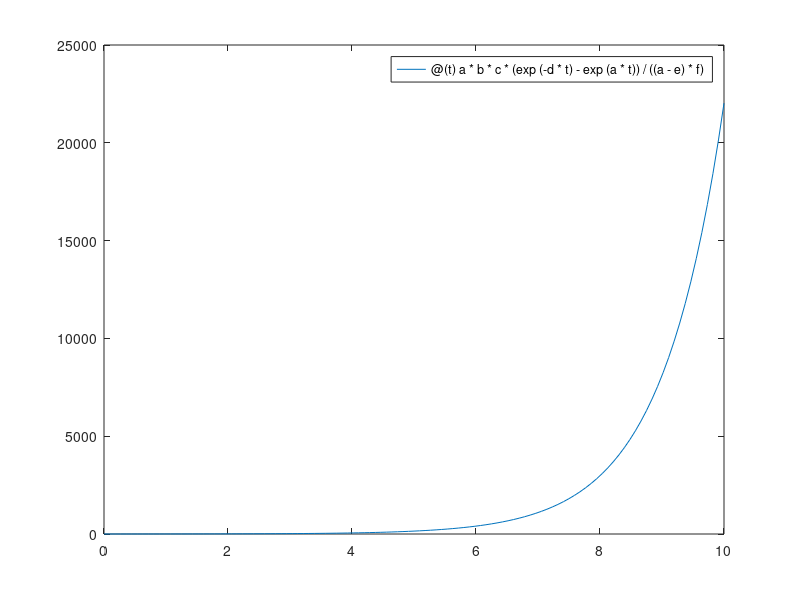

Recreate this plot in MATLAB.
% RRY091 Ex5 Anonymous function, fplot plots a function between specified limits. The function must be of the form y = f(x)
% Weihua 2014-03-22

close all;clear all;clc;
a = 1;
b = 1;
c = 1;
d = 1;
e = 2;
f = 1; 
C = @(t)a*b*c*(exp(-d*t)-exp(a*t))/((a-e)*f);
fplot(C,[0 10]);
